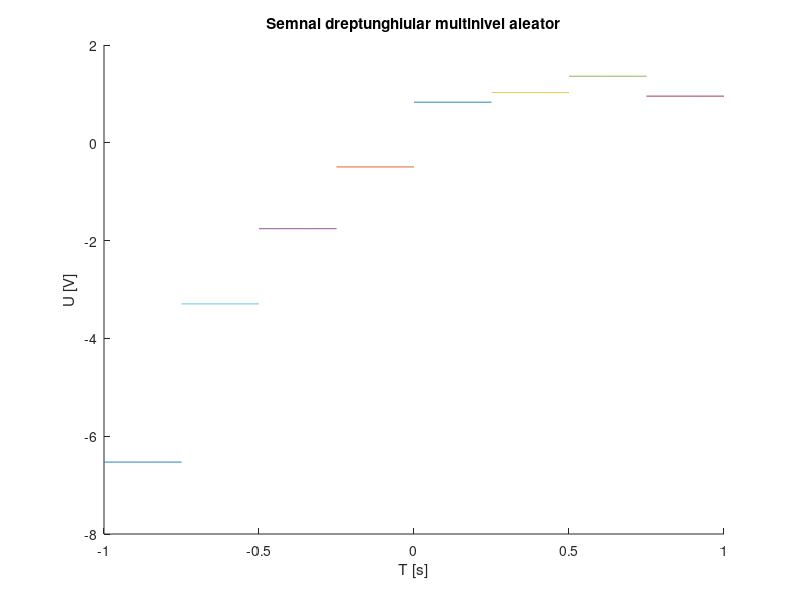

The MATLAB source for this figure:
hold on; 
%rezolutie temporara de 2ms
r1=rand(1);
r2=rand(1);
r3=rand(1);
r4=rand(1);
r5=rand(1);
r6=rand(1);
r7=rand(1);
r8=rand(1);
t=0:.002:0.25;
x1=r1*square(2*pi*4*t,100);
x2=-r2*square(2*pi*4*t,100);
x3=3*r3*square(2*pi*4*t,100);
x4=-3*r4*square(2*pi*4*t,100);
x5=5*r5*square(2*pi*4*t,100);
x6=-5*r6*square(2*pi*4*t,100);
x7=7*r7*square(2*pi*4*t,100);
x8=-7*r8*square(2*pi*4*t,100);
plot(t,x1);
plot(t-0.25,x2);
plot(t+0.25,x3);
plot(t-0.5,x4);
plot(t+0.5,x5);
plot(t-0.75,x6);
plot(t+0.75,x7);
plot(t-1,x8);
xlabel('T [s]')
ylabel('U [V]')
title('Semnal dreptunghiular multinivel aleator')